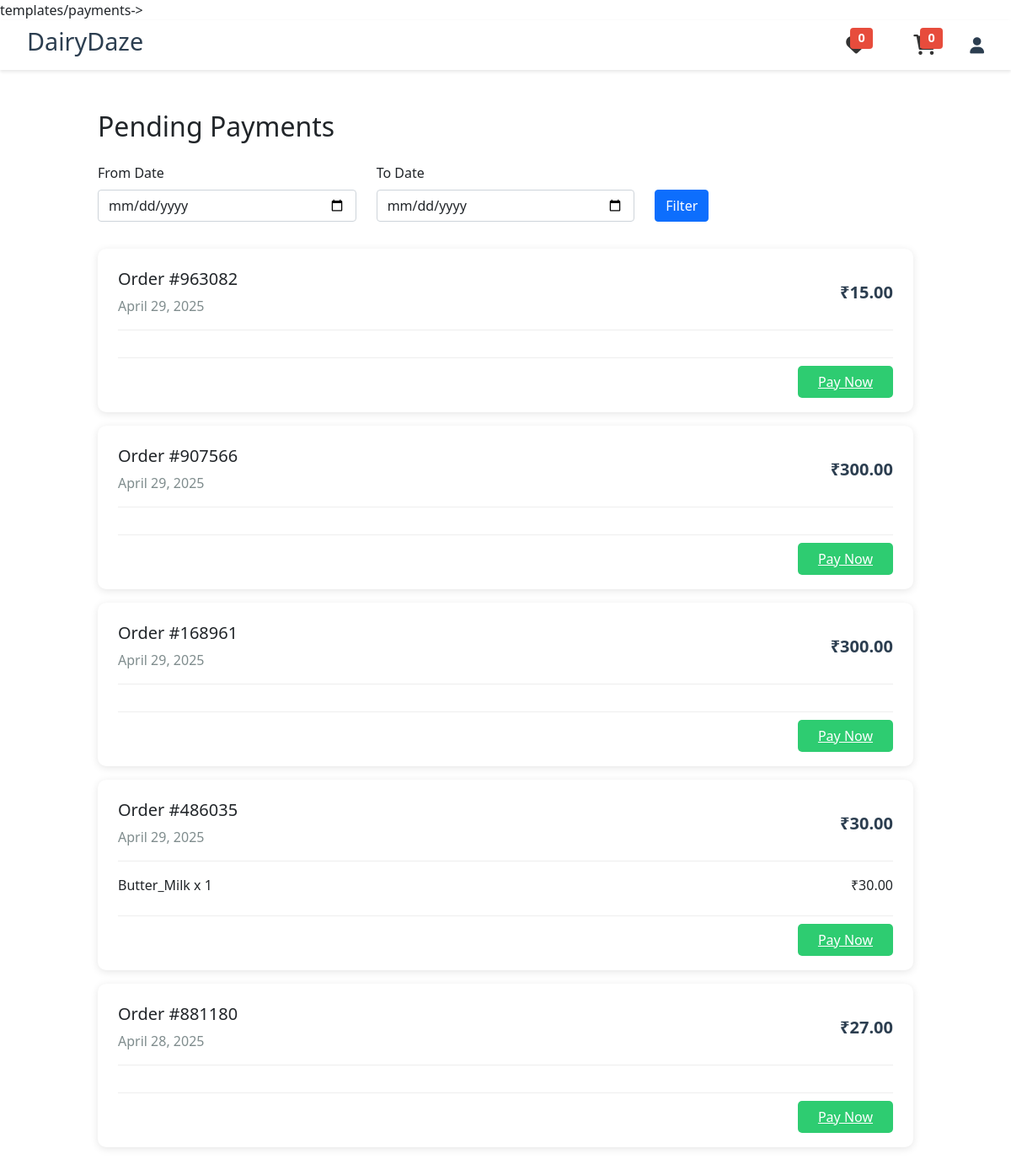
/customer/payments/ (signed in), run on the app's committed database.
### store/models.py (models this page shows, shortened)
class Order(models.Model):
    subbranches = models.ManyToManyField(user_models.User,blank=True)
    customer = models.ForeignKey(user_models.User,on_delete=models.SET_NULL,null=True,blank=True,related_name="customer")
    service_fee = models.DecimalField(default=0.00,max_digits=12,decimal_places=2)
    sub_total = models.DecimalField(max_digits=12,decimal_places=2,default=0.00)
    shipping = models.DecimalField(max_digits=12,decimal_places=2,default=0.00)
    tax = models.DecimalField(max_digits=12,decimal_places=2,default=0.00)
    total = models.DecimalField(max_digits=12,decimal_places=2,default=0.00)
    payment_status = models.CharField(max_length=100,choices=PAYMENT_STATUS,default="Processing")
    payment_method = models.CharField(max_length=100,choices=PAYMENT_METHOD,default=None,null=True,blank=True)
    order_status = models.CharField(max_length=100,choices=ORDER_STATUS,default="Pending")
    initial_total = models.DecimalField(max_digits=12,default=0.00,decimal_places=2,help_text="The original total ")
    saved = models.DecimalField(max_digits=12,decimal_places=2,default=0.00,null=True,blank=True,help_text="Amount")
    order_id = ShortUUIDField(length=6,max_length=25,alphabet="1234567890")
    payment_id = models.CharField(null=True,blank=True,max_length=1000)
    date = models.DateTimeField(default=timezone.now)
    class Meta:
        verbose_name_plural = "Orders"
        ordering = ['-date']
    def order_items(self):
        return OrderItem.objects.filter(order=self)

class OrderItem(models.Model):
    order = models.ForeignKey(Order,on_delete=models.CASCADE)
    order_status = models.CharField(max_length=100,choices=ORDER_STATUS,default="Pending")
    tracking_id = models.CharField(max_length=100,default=None,null=True,blank=True)
    product = models.ForeignKey(Product,on_delete=models.CASCADE)
    qty = models.IntegerField(default=0)
    color = models.CharField(max_length=100,null=True,blank=True)
    size = models.CharField(max_length=100,null=True,blank=True)
    price = models.DecimalField(max_digits=12,decimal_places=2,default=0.00)
    sub_total = models.DecimalField(max_digits=12,decimal_places=2,default=0.00)
    shipping = models.DecimalField(max_digits=12,decimal_places=2,default=0.00)
    tax = models.DecimalField(max_digits=12,decimal_places=2,default=0.00)
    total = models.DecimalField(max_digits=12,decimal_places=2,default=0.00)
    initial_total = models.DecimalField(max_digits=12,default=0.00,decimal_places=2,help_text="Grand total of all items")
    saved = models.DecimalField(max_digits=12,decimal_places=2,default=0.00,null=True,blank=True,help_text="Amount")
    item_id = ShortUUIDField(length=6,max_length=25,alphabet="1234567890")
    subbranch = models.ForeignKey(user_models.User,null=True,on_delete=models.SET_NULL,related_name="subbranch_order_items")
    date = models.DateTimeField(default=timezone.now)
    class Meta:
        ordering = ['-date']

class Product(models.Model):
    name = models.CharField(max_length=100)
    image = models.ImageField(upload_to="images", null=True, blank=True)
    description = CKEditor5Field('Text', config_name='extends')
    category = models.ForeignKey(Category, on_delete=models.SET_NULL,null=True, blank=True)
    price = models.DecimalField(max_digits=12,decimal_places=2,default=0.00, null=True, blank=True, verbose_name="Sale Price")
    regular_price = models.DecimalField(max_digits=12,decimal_places=2,default=0.00, null=True, blank=True, verbose_name="Regular Price")
    stock = models.PositiveIntegerField(default=0, null=True, blank=True)
    shipping = models.DecimalField(max_digits=12,decimal_places=2,default=0.00, null=True, blank=True, verbose_name="Shipping Amount")
    status = models.CharField(choices=STATUS,max_length=50,default="Published")
    featured = models.BooleanField(default=False, verbose_name="Marketplace Featured")
    subbranch = models.ForeignKey(user_models.User, on_delete=models.SET_NULL,null=True,blank=True)
    sku = ShortUUIDField(unique=True, length=5, max_length=50,prefix="SKU",alphabet="1234567890")
    slug = models.SlugField(null=True,blank=True)
    date = models.DateTimeField(default=timezone.now)
    unit = models.CharField(max_length=50, null=True, blank=True, help_text="e.g., kg, litre, piece")
    total_orders = models.PositiveIntegerField(default=0, help_text="Auto-updated number of orders placed for this product")
    created_at = models.DateTimeField(default=timezone.now)
    updated_at = models.DateTimeField(auto_now=True)
    class Meta:
        ordering = ['-id']
        verbose_name_plural = "Products"

### customer/views.py (the view)
# urls.py: path('payments/', views.payments, name='payments'),
@login_required
def payments(request):
    orders = Order.objects.filter(
        customer=request.user,
        payment_status='Processing'
    ).order_by('-date')
    payments = []
    for order in orders:
        payment = {
            'order': order,
            'date': order.date,
            'amount': order.total,
            'status': order.payment_status,
            'id': order.order_id
        }
        payments.append(payment)
    context = {
        'payments': payments,
        'cart_items': request.user.cart.items.all() if hasattr(request.user, 'cart') else [],
        'wishlist_items': [item.product.id for item in request.user.wishlist.items.all()] if hasattr(request.user, 'wishlist') else [],
    }
    return render(request, 'payments.html', context)

### templates/payments.html (shortened to what this page needs)
templates/payments->{% load static %}
<!DOCTYPE html>
<html lang="en">
<head>
    <link rel="stylesheet" href="{% static 'css/product1.css' %}">
    <link href="https://cdnjs.cloudflare.com/ajax/libs/font-awesome/6.0.0/css/all.min.css" rel="stylesheet">
    <link href="https://cdn.jsdelivr.net/npm/bootstrap@5.1.3/dist/css/bootstrap.min.css" rel="stylesheet">
</head>
<body>
    {% include 'nav.html' %}
    <div class="payments-container">
        <h2 class="mb-4">Pending Payments</h2>
        <div class="date-filter">
            <div class="row">
                <div class="col-md-4">
                    <label for="startDate" class="form-label">From Date</label>
                    <input type="date" class="form-control" id="startDate">
                </div>
                <div class="col-md-4">
                    <label for="endDate" class="form-label">To Date</label>
                    <input type="date" class="form-control" id="endDate">
                </div>
                <div class="col-md-4 d-flex align-items-end">
                    <button class="btn btn-primary" onclick="filterBills()">Filter</button>
                </div>
            </div>
        </div>
        <div id="bills-container">
            {% for payment in payments %}
            {% if payment.status != 'Paid' %}
            <div class="bill-card" data-date="{{ payment.date|date:'Y-m-d' }}">
                <div class="bill-header">
                    <div>
                        <h5>Order #{{ payment.order.order_id }}</h5>
                        <span class="bill-date">{{ payment.date|date:"F d, Y" }}</span>
                    </div>
                    <div class="bill-amount">₹{{ payment.amount }}</div>
                </div>
                <div class="bill-items">
                    {% for item in payment.order.order_items %}
                    <div class="bill-item">
                        <span>{{ item.product.name }} x {{ item.qty }}</span>
                        <span>₹{{ item.total }}</span>
                    </div>
                    {% endfor %}
                </div>
                <div class="text-end">
                    <a href="{% url 'store:payment_gateway' payment_id=payment.order.order_id %}" class="pay-now-btn">
                        Pay Now
                    </a>
                </div>
            </div>
            {% endif %}
            {% empty %}
            <div class="text-center py-5">
                <p>No pending payments</p>
            </div>
            {% endfor %}
        </div>
    </div>
</body>
</html>

### static/css/product1.css (style rules this page uses)
* { margin: 0; padding: 0; box-sizing: border-box; font-family: 'Segoe UI', Tahoma, Geneva, Verdana, sans-serif; }
body { background-color: #f5f5f5; }

### templates/payments.html (style rules this page uses)
.payments-container { max-width: 1000px; margin: 2rem auto; padding: 1rem; }
.bill-card { background: white; border-radius: 10px; box-shadow: 0 2px 10px rgba(0,0,0,0.1); margin-bottom: 1rem; padding: 1.5rem; }
.bill-header { display: flex; justify-content: space-between; align-items: center; margin-bottom: 1rem; }
.bill-amount { font-size: 1.25rem; font-weight: bold; color: #2c3e50; }
.bill-date { color: #7f8c8d; }
.bill-items { margin: 1rem 0; padding: 1rem 0; border-top: 1px solid #eee; border-bottom: 1px solid #eee; }
.bill-item { display: flex; justify-content: space-between; margin-bottom: 0.5rem; }
.pay-now-btn { background-color: #2ecc71; color: white; border: none; padding: 0.5rem 1.5rem; border-radius: 5px; cursor: pointer; transition: background-color 0.3s; }
.date-filter { margin-bottom: 2rem; }

### data on the page
Order: order.order_id "963082", date "April 29, 2025", amount "15.00"
Order: order.order_id "907566", date "April 29, 2025", amount "300.00"
Order: order.order_id "168961", date "April 29, 2025", amount "300.00"
Order: order.order_id "486035", date "April 29, 2025", amount "30.00"
OrderItem: product.name "Butter_Milk", qty "1", total "30.00"
Order: order.order_id "881180", date "April 28, 2025", amount "27.00"

### other printed values
{{ wishlist_items|length }} "0"
{{ cart_items|length }} "0"
